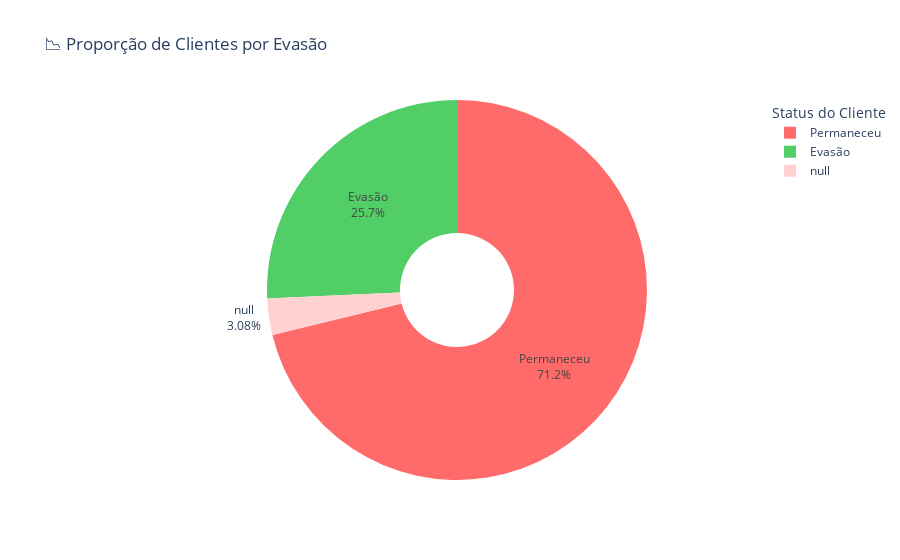

The notebook cell this image was saved under:
### Code cell
import plotly.express as px
import pandas as pd



proporcao_evasao = dados_principal['Evasao'].value_counts(normalize=True)

labels_map = {1: 'Evasão', 0: 'Permaneceu'}

fig = px.pie(
    names=proporcao_evasao.index.map(labels_map),
    values=proporcao_evasao.values,
    title='📉 Proporção de Clientes por Evasão',
    hole=0.3,
    color_discrete_sequence=['#ff6b6b', '#51cf66']
)

fig.update_traces(textinfo='percent+label')
fig.update_layout(legend_title_text='Status do Cliente')

fig.show()


fig.write_image("proporcao_evasao.png")

### Figure 1 — Plotly figure (JSON) as saved in the notebook; plotly's stock layout.template omitted (floating-point values rounded to 4 significant figures)
{"data": [{"domain": {"x": [0, 1], "y": [0, 1]}, "hole": 0.3, "hovertemplate": "label=%{label}<br>value=%{value}<extra></extra>", "labels": ["Permaneceu", "Evasão", null], "legendgroup": "", "name": "", "showlegend": true, "textinfo": "percent+label", "type": "pie", "values": [0.712, 0.2572, 0.03082]}], "layout": {"legend": {"title": {"text": "Status do Cliente"}, "tracegroupgap": 0}, "piecolorway": ["#ff6b6b", "#51cf66"], "title": {"text": "📉 Proporção de Clientes por Evasão"}}}
